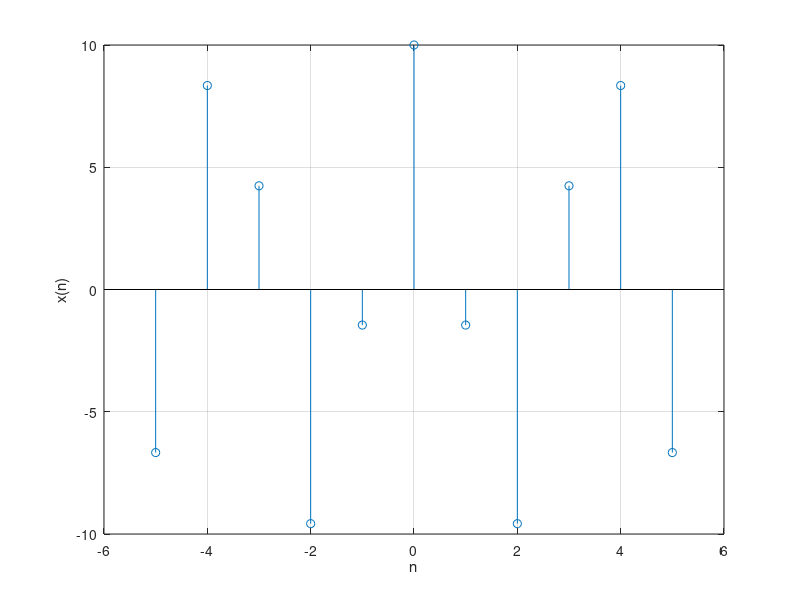

Source code (MATLAB):
%ex2

u=@(t)(1.*(t>=0)+0.*(t<0));

%a
xa=@(t)(4*cos(5*pi*t)-pi/4);
%fplot(xa,[-5,5]); grid;xlabel('Time(sec)');ylabel('xa(t)');
phi_a=0;
wa=5*pi;
Ta=2*pi/wa;
%period is Ta=0.4sec

%b
xb=@(t)(4*u(t)+2*sin(3*t));
%fplot(xb,[-50,50]); grid;xlabel('Time(sec)');ylabel('xb(t)');
%not periodic

%c
xc=@(t)(u(t)-1/2);
%fplot(xc,[-5,5]); grid;xlabel('Time(sec)');ylabel('xc(t)');
%nnot periodic

%d
xd=@(t)(3*cos(4*t)+sin(pi*t));
%fplot(xd,[-5,5]); grid;xlabel('Time(sec)');ylabel('xd(t)');
%T1=2*pi/4=pi/2;T2=2*pi/pi=2; T=2*pi;

%e
xe=@(t)(cos(3*pi*t)+2*cos(4*pi*t));
%fplot(xe,[-5,5]); grid;xlabel('Time(sec)');ylabel('x(t)');
%T1=2*pi/(3*pi)=2/3;T2=2*pi/(4pi)=1/2;T=2;

%f
xf=@(t)(4*cos(3*pi*t+pi/4)+u(t));
%fplot(xf,[-5,5]); grid;xlabel('Time(sec)');ylabel('x(t)');
%not periodic

%g
w1=pi;
xg=@(t)(cos(2*w1*t)+cos(3*w1*t));
%fplot(xg,[-5,5]); grid;xlabel('Time(sec)');ylabel('x(t)');
%T1=2w,T2=3w,T=6w1

%h
xh=@(t)(4*cos(3*pi*t+pi/2)+2*cos(8*pi*t+pi/2));
%fplot(xh,[-5,5]); grid;xlabel('Time(sec)');ylabel('x(t)');
%t1=2/3, t2=1/4,t=2

%i
xi=@(t)(4*cos(3*pi*t+pi/2)+4*cos(10*pi*t-pi/2));
%fplot(xi,[-5,5]); grid;xlabel('Time(sec)');ylabel('x(t)');
%t1=2/3,t2=1/5;t=2;

%j
n=-5:5;
xj=@(n)(4*cos(pi*n-2));
%stem(n,xj(n)); grid;xlabel('n');ylabel('x(n)');
%t=2

%k
xk=@(n)(2*sin(3*n));
%stem(n,xk(n)); grid;xlabel('n');ylabel('x(n)');
%t=2/3

%l
xl=@(n)(4*cos(0.5*pi*n+pi/4));
%stem(n,xl(n)); grid;xlabel('n');ylabel('x(n)');
%t1=4

%m
xm=@(t)(4*cos(3*pi*t+pi/4)+2*cos(4*pi*t));
%fplot(xm,[-5,5]); grid;xlabel('Time(sec)');ylabel('x(t)');
%t1=2/3,t2=1/2, t=2

%n
xn=@(n)(12*cos(20*n));
%stem(n,xn(n)); grid;xlabel('n');ylabel('x(n)');
%t=pi/10

%o
xo=@(n)(10*cos(20*pi*8*n));
%stem(n,xo(n)); grid;xlabel('n');ylabel('x(n)');
%t=pi/80

%p
xp=@(n)(10*cos(8*n));
stem(n,xp(n)); grid;xlabel('n');ylabel('x(n)');
%t=pi/4
